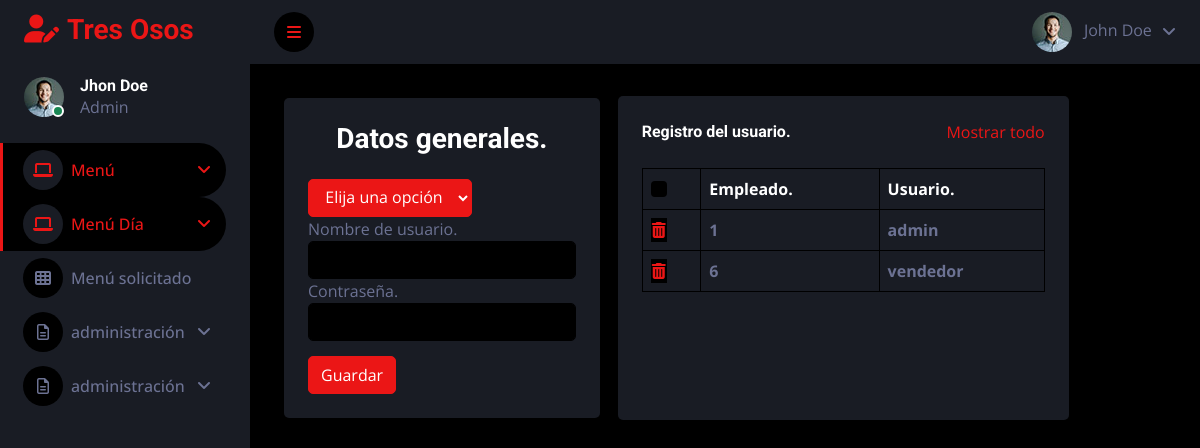
Page /usuario on the earlier database version.
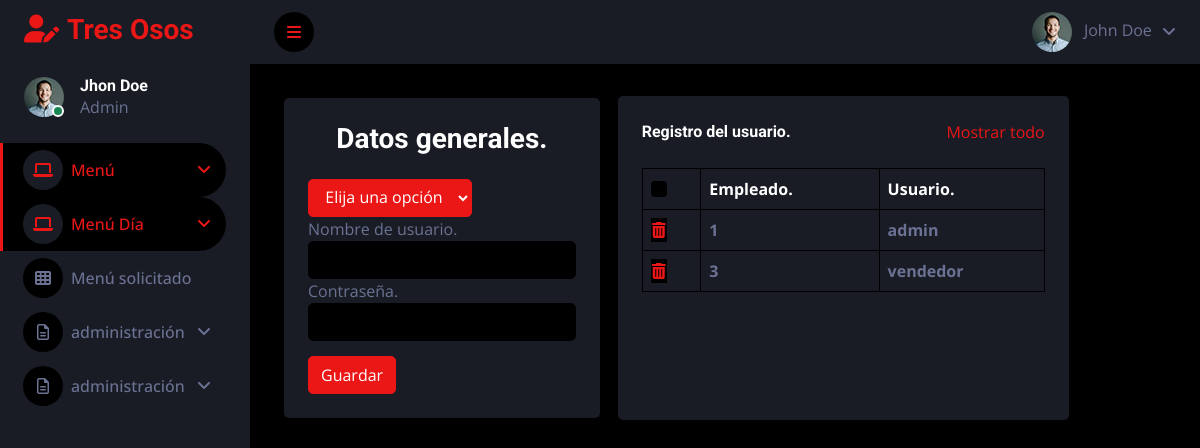
Same page on the later database version.
### tables this page shows
CREATE TABLE usuario 
(
id INTEGER NOT NULL,
id_emp INTEGER NOT NULL,
username TEXT NOT NULL,
pass TEXT NOT NULL,
PRIMARY KEY (id),
FOREIGN key (id_emp) REFERENCES empleado(id)
);

### app.py (the view)
@app.route("/usuario", methods=["GET", "POST"])
def usuario():
    if request.method == "POST":
        registro = request.form.get("id_emp")
        usuario = request.form.get("username")
        contraseña = request.form.get("pass")
        db.execute("INSERT INTO usuario(id_emp,username, pass) values(?,?,?)",registro,usuario,contraseña)
        return redirect("/usuario")
    else:
        vista = db.execute("SELECT * FROM usuario")
        print(vista)
        usuario = db.execute("SELECT *FROM empleado")
        return render_template("usuario.html",usuario=usuario, vista=vista)

### templates/usuario.html (shortened to what this page needs)
{% extends 'layout.html' %}
{% block contenido %}
<div class="container-fluid">
	<div class="row">
		<div class="col-md-6 col-md-6 bg-secondary rounded p-4" style="width: 35%;margin: 10px;">
			<h3 class="text-center">
			     Datos generales.
			</h3>
			<form role="form" method="POST" action="/usuario">
				<div class="row">
					<div class="col-md-12">
						<select name="id_emp" class="btn btn-primary" style="margin-top: 15px;">
							<option selected>Elija una opción</option>
						</select>
					</div>
				</div>
				<div class="form-group">
					<label for="u_nombre">
						Nombre de usuario.
					</label>
					<input type="Apellido" class="form-control" id="apellido" name="username"/>
				</div>
				<div class="form-group">
					<label for="u_pass">
						Contraseña.
					</label>
					<input type="Direccion" class="form-control" id="direccion" name="pass"/>
				</div>
				<button type="submit" class="btn btn-primary" style="margin-top: 15px;">
					Guardar
				</button>
			</form>
		</div>
		<div class="bg-secondary text-center rounded p-4" style="width: 50%; margin: 8px;">
        <div class="d-flex align-items-center justify-content-between mb-4">
            <h6 class="mb-0"><font style="vertical-align: inherit;"><font style="vertical-align: inherit;">Registro del usuario. </font></font></h6>
            <a href=""><font style="vertical-align: inherit;"><font style="vertical-align: inherit;">Mostrar todo</font></font></a>
        </div>
        <div class="table-responsive">
            <table class="table text-start align-middle table-bordered table-hover mb-0">
                <thead>
                    <tr class="text-white">
                        <th scope="col"><input class="form-check-input" type="checkbox"></th>
                        <th scope="col"><font style="vertical-align: inherit;"><font style="vertical-align: inherit;">Empleado.</font></font></th>
                        <th scope="col"><font style="vertical-align: inherit;"><font style="vertical-align: inherit;">Usuario.</font></font></th>
                    </tr>
                </thead>
                <tbody>
					{% for vista in vista %}
						<tr>
						  <th><a class="form-check-input" type="submit" href="/usuario_eliminar/{{ vista.id }}"><i class="fa-solid fa-trash-can"></i></a></th>
						  <th>{{vista.id_emp}}</th>
						  <th>{{vista.username}}</th>
						</tr>
					{% endfor %}
                </tbody>
            </table>
        </div>
    </div>
	</div>
</div>
{% endblock %}

Differences in the rows shown:
changed usuario "vendedor": id_emp "6" → "3"
